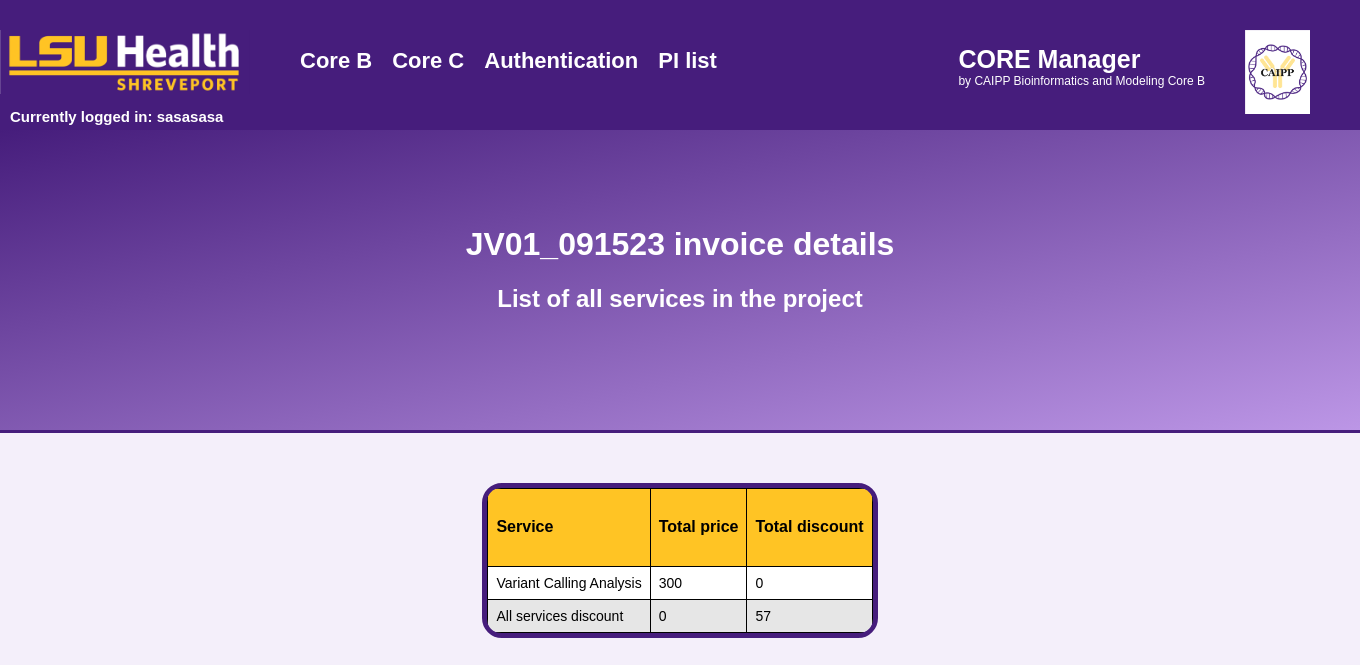
Screenshot of /invoice_details?project_id=JV01_091523 (signed in) with the database file from the repository.
### app/models.py (models this page shows, shortened)
class User(UserMixin, db.Model):
    __tablename__ = 'users'
    id = db.Column(db.Integer, primary_key=True) # primary keys are required by SQLAlchemy
    email = db.Column(db.String(100), unique=True)
    password = db.Column(db.String(100))
    name = db.Column(db.String(100))
    urole = db.relationship('Role', secondary='userhasrole', back_populates='user')
    @property
    def is_admin(self):
        for ur in self.urole:
            if ur.role == "admin":
                return True
        return False
    @property
    def is_core_b(self):
        for ur in self.urole:
            if ur.role == "coreB":
                return True
        return False
    @property
    def is_core_c(self):
        for ur in self.urole:
            if ur.role == "coreC":
                return True
        return False

class Invoice(db.Model):
    __tablename__ = "invoices"
    id = db.Column(db.Integer, primary_key=True)
    project_id = db.Column(db.String(50))
    service_type = db.Column(db.String(100))
    service_sample_number = db.Column(db.Integer)
    service_sample_price = db.Column(db.Integer)
    total_price = db.Column(db.Integer)
    discount_sample_number = db.Column(db.Integer)
    discount_sample_amount = db.Column(db.Integer)
    discount_reason = db.Column(db.String(250))
    total_discount = db.Column(db.Integer)

### app/CoreB/invoices_list/routes.py (the view)
@bp.route('/invoice_details', methods=['GET'])
@login_required(["coreB", "admin"])
def invoice_details():
    if request.method == 'GET':
        project_id = request.args['project_id']
        invoice_details = []
        invoice = Invoice.query.filter_by(project_id=project_id).all()
        if invoice:
            for inv in invoice:
                invoice_detail_dict = {
                    'Service': inv.service_type,
                    'Total price': inv.total_price,
                    'Total discount': inv.total_discount
                }
                invoice_details.append(invoice_detail_dict)
        response = make_response(render_template('CoreB/invoice_details.html', data=invoice_details, project_id=project_id, list=list, len=len, str=str))
        response.headers["Cache-Control"] = "no-cache, no-store, must-revalidate" # HTTP 1.1.
        response.headers["Pragma"] = "no-cache" # HTTP 1.0.
        response.headers["Expires"] = "0" # Proxies.
        return response

### app/__init__.py (called while the page is built)
def login_required(role=[]):
    def wrapper(fn):
        @wraps(fn)
        def decorated_view(*args, **kwargs):
            if not current_user.is_authenticated:
                return login_manager.unauthorized()
            urole = current_user.urole
            for r in role:
                if r == "any":
                    break
                elif any(ur.role == r for ur in urole):
                    pass
                else:
                    return login_manager.unauthorized()
            return fn(*args, **kwargs)
        return decorated_view
    return wrapper

### app/templates/CoreB/invoice_details.html
{% extends "base.html" %}
{% block content %}
<html>
<body>
  <div class="header" id="gradheader">
    <h1 class="header_text">{{project_id}} invoice details</h1>
    <h2 class="header_text">List of all services in the project</h2>
  </div>
  <div class="noback_centerdiv">
    <div class="div-border-min">
      <table class="table_round_all">
        <thead>
          <tr>
            {% for header in data[0].keys() %}
            <th>
              <h4>{{ header }}</h4>
            </th>
            {% endfor %}
          </tr>
        </thead>
        <tbody>
          {% for row in range(0, len(data)) %}
          <tr id="{{row}}">
            {% for col in range(0, len(list(data[row].values()))) %}
            <td>
              {{ list(data[row].values())[col] }}
              {% endfor %}
              {% endfor %}
            </td>
          </tr>
        </tbody>
      </table>
    </div>
  </div>
</body>
</html>
{% endblock %}

### app/templates/base.html (shortened to what this page needs)
<!DOCTYPE html>
<html lang="en">
<head>
    <link rel="stylesheet" type="text/css" href="{{ url_for('static',filename='styles/page_style.css') }}">
</head>
<body>
    <div class='navbar'>
        <a href="/login"><img src="{{ url_for('static', filename='images/LSU.png') }}"
                style="width: 250px; padding-right: 50px; float: left" /></a>
        {% if current_user.is_authenticated %}
        {% if not (current_user.is_core_b and current_user.is_core_c)%}
        {% if current_user.is_core_b %}
        <a href="/orders">
            <h2 class="base-heading">Orders</h2>
        </a>
        <a href="/invoices_list">
            <h2 class="base-heading">Invoices</h2>
        </a>
        <a href="/graphs">
            <h2 class="base-heading">Graphs</h2>
        </a>
        {% endif %}
        {% if current_user.is_core_c %}
        <a href="/antibodies">
            <h2 class="base-heading">Antibodies</h2>
        </a>
        <a href="/panels">
            <h2 class="base-heading">Panels</h2>
        </a>
        <a href="/mouse">
            <h2 class="base-heading">Mouse Database</h2>
        </a>
        {% if current_user.is_admin and current_user.is_core_c%}
        <a href="/stock">
            <h2 class="base-heading">Stock</h2>
        </a>
        {% endif %}
        {% endif %}
        {% else %}
        <div class="dropdown">
            <h2 class="base-heading">Core B
            </h2>
        </div>
        <div class="dropdown">
            <h2 class="base-heading">Core C
            </h2>
        </div>
        {% endif %}
        {% if current_user.is_admin %}
        <a href="/pilist">
            <h2 class="base-heading">PI list</h2>
        </a>
        {% endif %}
        {% endif %}
        <div class="dropdown">
            <h2 class="base-heading">Authentication
            </h2>
        </div>
        <div class="rightdiv"> <img src="{{ url_for('static', filename='images/caipp.png') }}"
                style="width: 65px; margin-right: 50px; vertical-align: middle;" /></div>
        <div class="rightdiv" style=" padding-right: 40px; padding-top: 15px;">
            <h1 class="title" style="font-size: 25px;">CORE Manager</h1>
            <p class="title" style="font-size: 12px;">by CAIPP
                Bioinformatics and Modeling
                Core B</p>
        </div>
        {% if current_user.is_authenticated %}
        <h3 style="color: white; padding-left: 10px; font-size: 15px;">
            Currently logged in: {{ current_user.name }}</h3>
        {% endif %}
    </div>
    <div>
        {% block content %} {% endblock %}
    </div>
</body>
</html>

### app/static/styles/page_style.css (style rules this page uses)
:root { --Tekhelet: #461D7C; --MikadoYellow: #FFC424; --MikadoYellowShadow: #fbd128; --Magnolia: #F4EFFA; --Wisteria: #BC96E6; }
body { background-color: var(--Magnolia); min-width: 1350px; margin: 0px; padding-top: 0px; margin-bottom: 50px; font-family: sans-serif; }
.title { margin: 0px; color: white; }
.navbar { position: sticky; top: 0px; padding: 30px 0px; width: 100%; height: 70px; background-color: var(--Tekhelet); }
.dropdown { float: left; overflow: hidden; }
#gradheader { height: 150px; background-color: var(--Wisteria); background-image: linear-gradient(to bottom right, var(--Tekhelet), var(--Wisteria)); }
.header { width: 100%; text-align: center; padding-top: 75px; padding-bottom: 75px; margin-bottom: 20px; border-bottom: 3px solid var(--Tekhelet); }
.header_text { margin-left: auto; margin-right: auto; color: white; }
.div-border-min { border: 5px solid var(--Tekhelet); width: fit-content; border-radius: 20px; }
.rightdiv { float: right; }
.noback_centerdiv { justify-content: center; display: flex; padding: 30px; border-radius: 20px; }
.base-heading { display: inline-block; font-size: 22px; margin-right: 20px; color: white; }
table { font-family: sans-serif; border-collapse: collapse; overflow: hidden; table-layout: fixed; }
.table_round_all { border-radius: 14px; }
td, th { border: 1px solid black; text-align: left; padding: 8px; }
td { font-size: 14px; }
th { min-width: 60px; }
thead { background-color: var(--MikadoYellow); }
tr:nth-child(even) td { background-color: #e6e6e6; }
tr:nth-child(odd) td { background-color: #ffffff; }

### rows the page displays
User: name "sasasasa"
Invoice: service_type "Variant Calling Analysis" "300"
Invoice: service_type "All services discount"

### other values shown
{{ project_id }} "JV01_091523"
{{ header }} "Service" "Total price" "Total discount"
{{ list(data[row].values())[col] }} "0" "0" "57"
